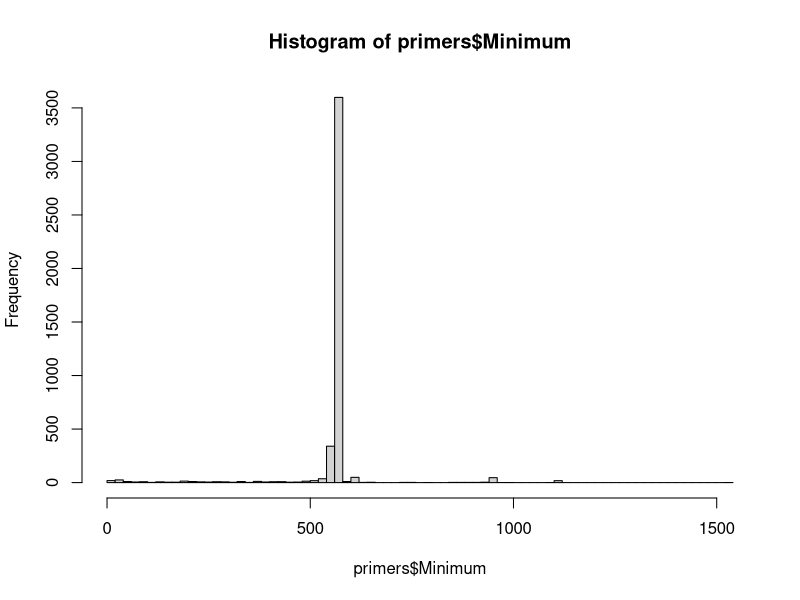

Source code (R):
library(readxl)
primers <- read_xlsx("ncbi_ribo_test_primerAnnotations.xlsx")
hist(primers$Minimum, breaks = 100)
median(primers$Minimum)
